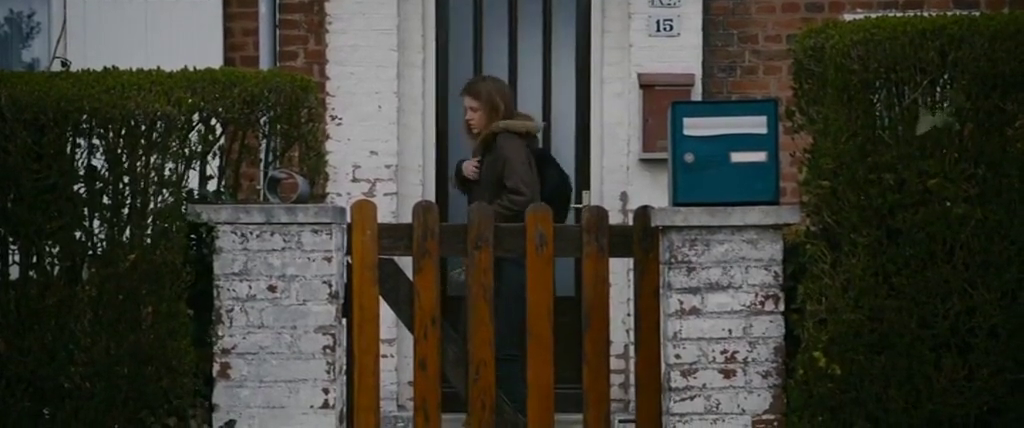
#> input picture frame 88 of Code/Utile/adele1.mp4, 1024 x 428 px, given in place of v.mp4, which was not available
$ python mvmt.py
#> lines starting #> are read from the running program, lines starting #| are printed output that depends on the picture; pictures that were not available may be replaced by others from this repository, and a replacement may not be noted
import cv2
import numpy as np
import os

video_path = "v.mp4"
output_dir = "motion_red"

os.makedirs(output_dir, exist_ok=True)

cap = cv2.VideoCapture(video_path)

ret, prev_frame = cap.read()
#> prev_frame is the input picture: shape (428, 1024, 3); mean B, G, R 51.8, 60.7, 61
if not ret:
    raise ValueError("Impossible de lire la vidéo")

prev_gray = cv2.cvtColor(prev_frame, cv2.COLOR_BGR2GRAY)
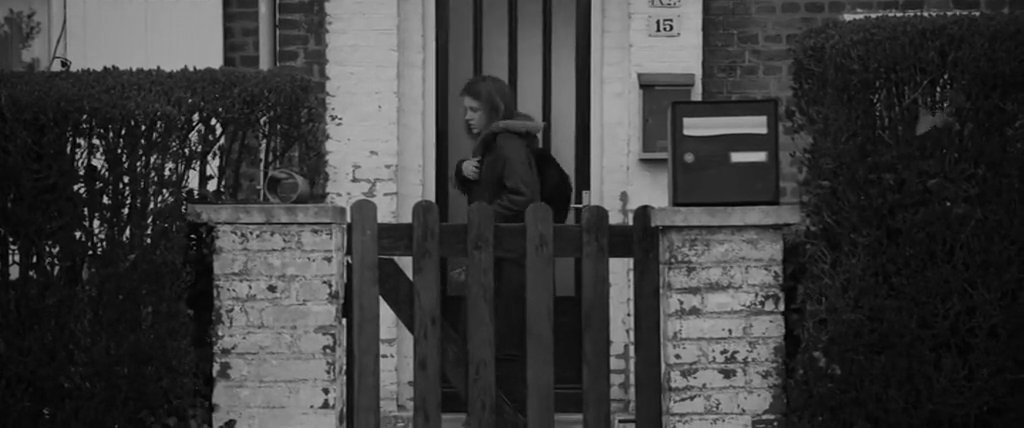
#> prev_gray: shape (428, 1024); min 0, max 182, mean 59.8

frame_idx = 0

while True:
    ret, frame = cap.read()

    if not ret:
        break

    gray = cv2.cvtColor(frame, cv2.COLOR_BGR2GRAY)

    # Calcul optical flow
    flow = cv2.calcOpticalFlowFarneback(
        prev_gray,
        gray,
        None,
        pyr_scale=0.5,
        levels=3,
        winsize=15,
        iterations=3,
        poly_n=5,
        poly_sigma=1.2,
        flags=0
    )

    # magnitude du mouvement
    magnitude, _ = cv2.cartToPolar(
        flow[..., 0],
        flow[..., 1]
    )
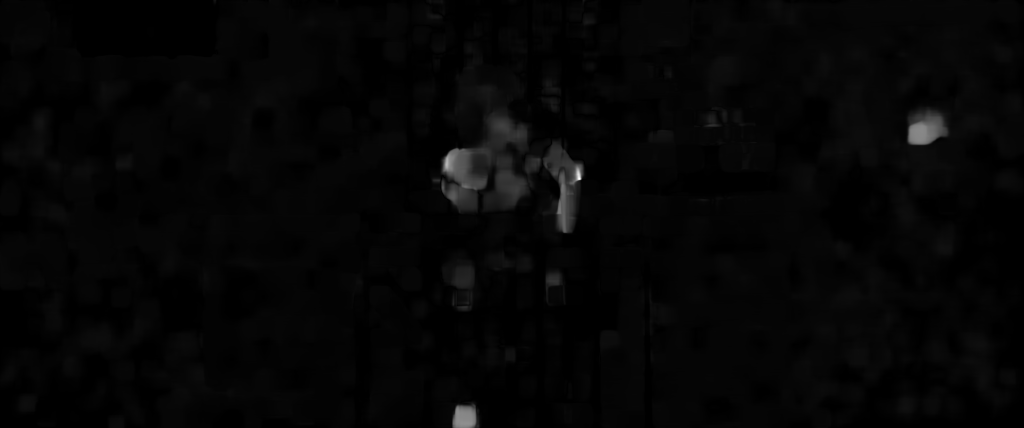
#> magnitude: shape (428, 1024) float32; min 1.16e-10, max 9.89, mean 0.224; drawn with min black and max white

    # normalisation 0-255
    motion_intensity = cv2.normalize(
        magnitude,
        None,
        0,
        255,
        cv2.NORM_MINMAX
    )

    motion_intensity = motion_intensity.astype(np.uint8)

    # image rouge
    red_mask = np.zeros_like(frame)

    # canal rouge uniquement (BGR -> index 2)
    red_mask[..., 2] = motion_intensity
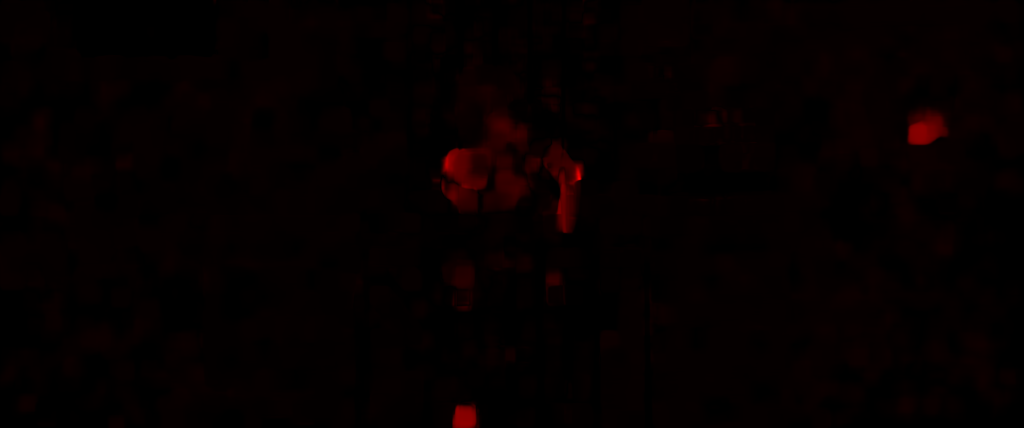
#> red_mask: shape (428, 1024, 3); mean of channels 0, 1, 2 0, 0, 5.3; drawn as B, G, R

    # fusion avec image originale
    overlay = cv2.addWeighted(
        frame,
        0.7,
        red_mask,
        1.0,
        0
    )
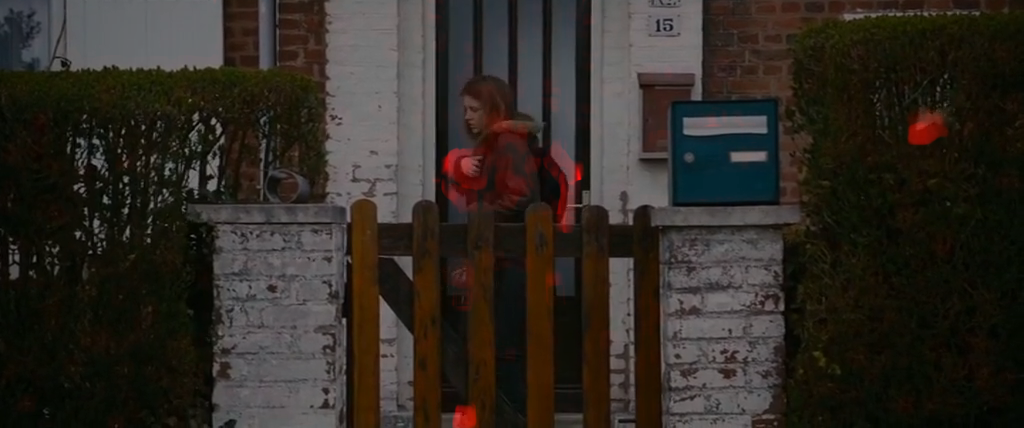
#> overlay: shape (428, 1024, 3); mean B, G, R 36.1, 42.4, 47.9

    # sauvegarde
    out_path = os.path.join(
        output_dir,
        f"frame_{frame_idx:05d}.png"
    )

    cv2.imwrite(out_path, overlay)

    prev_gray = gray
    frame_idx += 1

cap.release()

print("Terminé.")

$ run again, starting later in the video
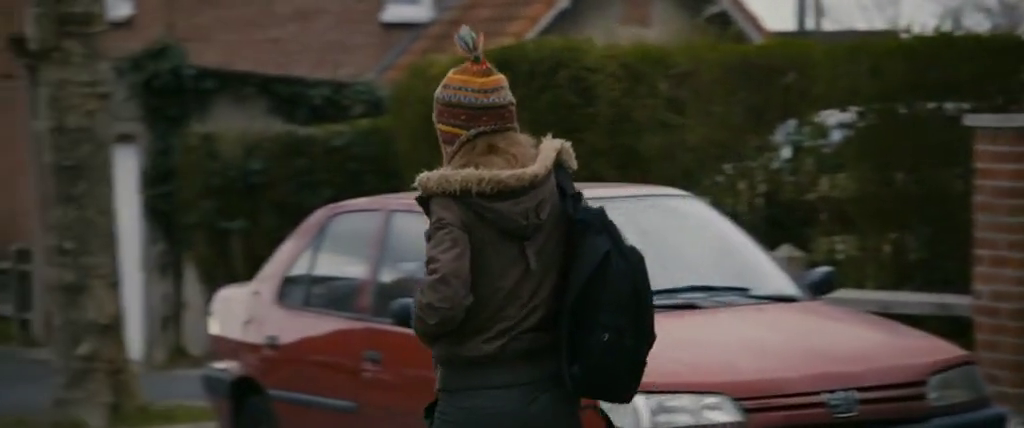
#> input picture frame 396 of Code/Utile/adele1.mp4, 1024 x 428 px, given in place of v.mp4, which was not available
#> prev_frame is the input picture: shape (428, 1024, 3); mean B, G, R 48.2, 57.5, 61.9
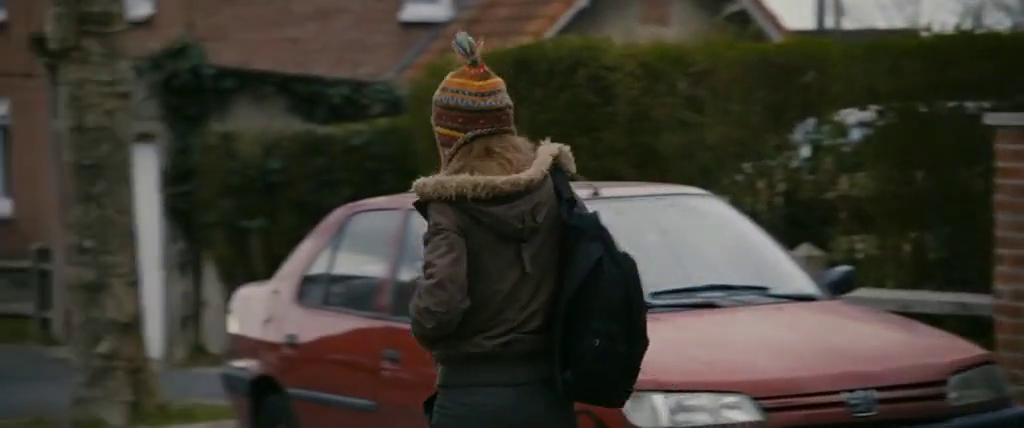
#> input picture frame 397 of Code/Utile/adele1.mp4, 1024 x 428 px, given in place of v.mp4, which was not available
#> frame is the input picture: shape (428, 1024, 3); mean B, G, R 48.9, 58.4, 62.4
#> `overlay = cv2.addWeighted( frame, 0.7, red_mask, 1.0, 0 )`:
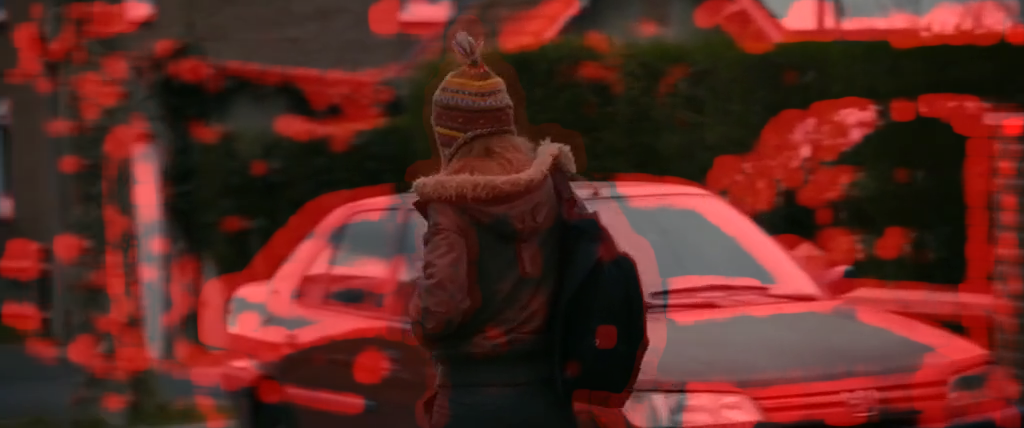
#> overlay: shape (428, 1024, 3); mean B, G, R 34.2, 40.9, 93.9

$ run again, starting later in the video
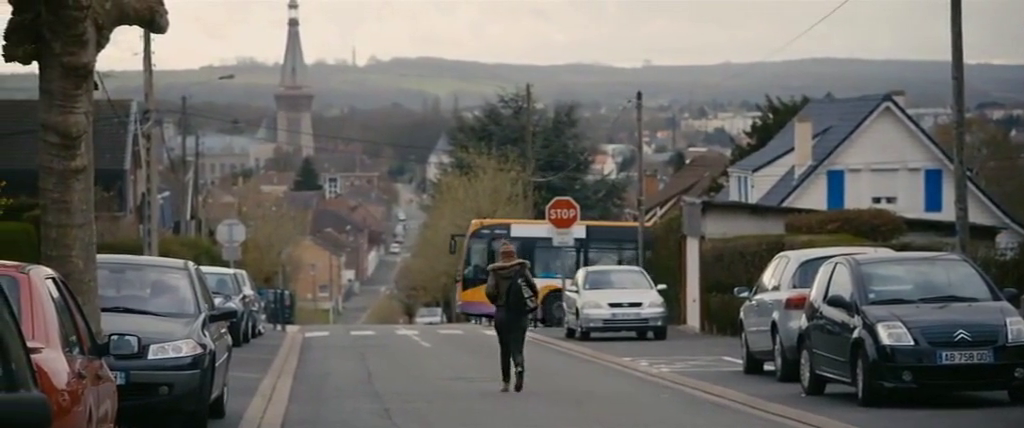
#> input picture frame 704 of Code/Utile/adele1.mp4, 1024 x 428 px, given in place of v.mp4, which was not available
#> prev_frame is the input picture: shape (428, 1024, 3); mean B, G, R 98.6, 103, 104.9
#> `magnitude, _ = cv2.cartToPolar( flow[..., 0], flow[..., 1] )`:
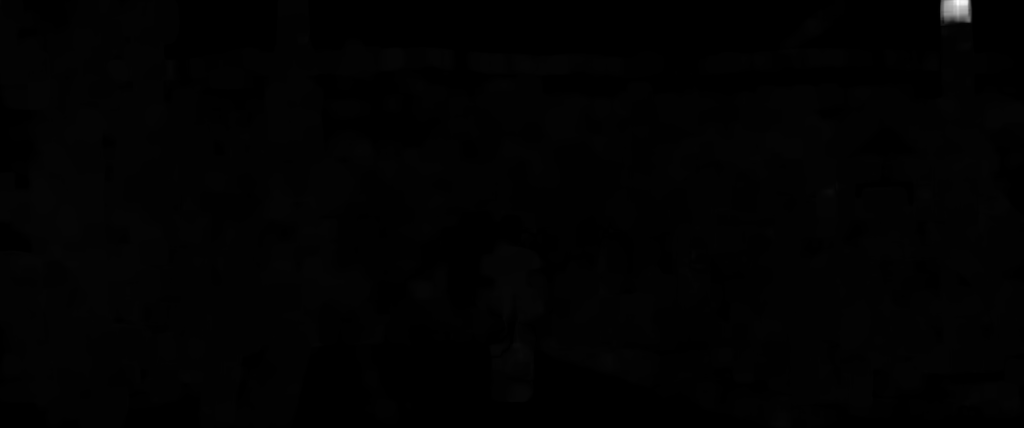
#> magnitude: shape (428, 1024) float32; min 7.36e-17, max 55.3, mean 0.5; drawn with min black and max white
#> `overlay = cv2.addWeighted( frame, 0.7, red_mask, 1.0, 0 )`:
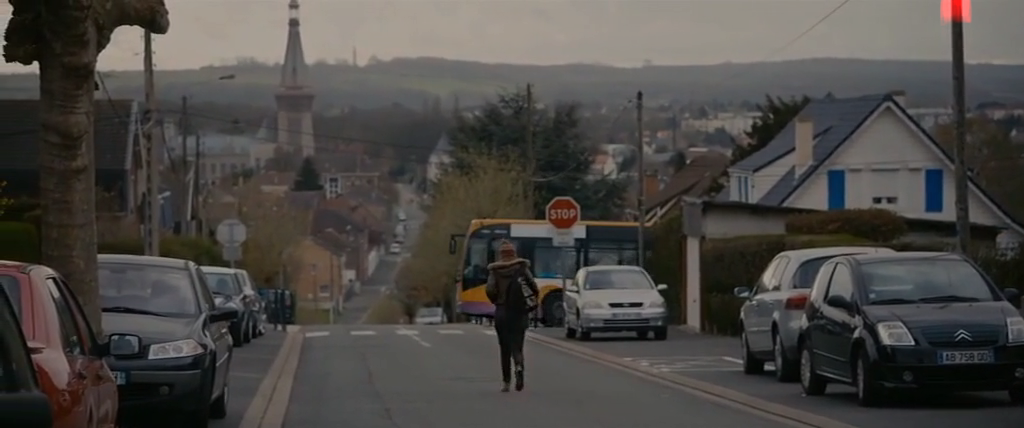
#> overlay: shape (428, 1024, 3); mean B, G, R 68.7, 72, 74.9
